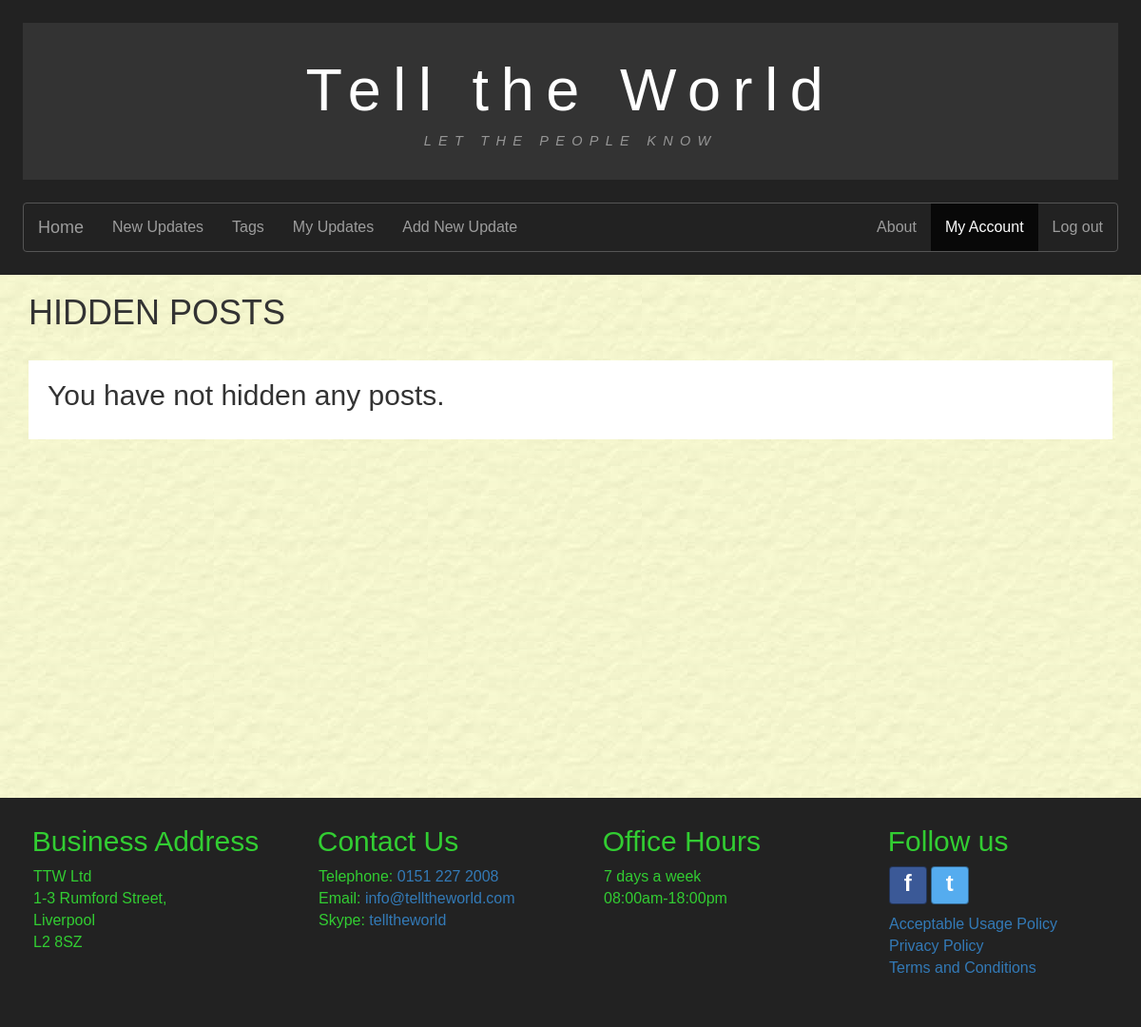
/hiddenposts/?username=tody (signed in), run on an earlier commit of the app's database.
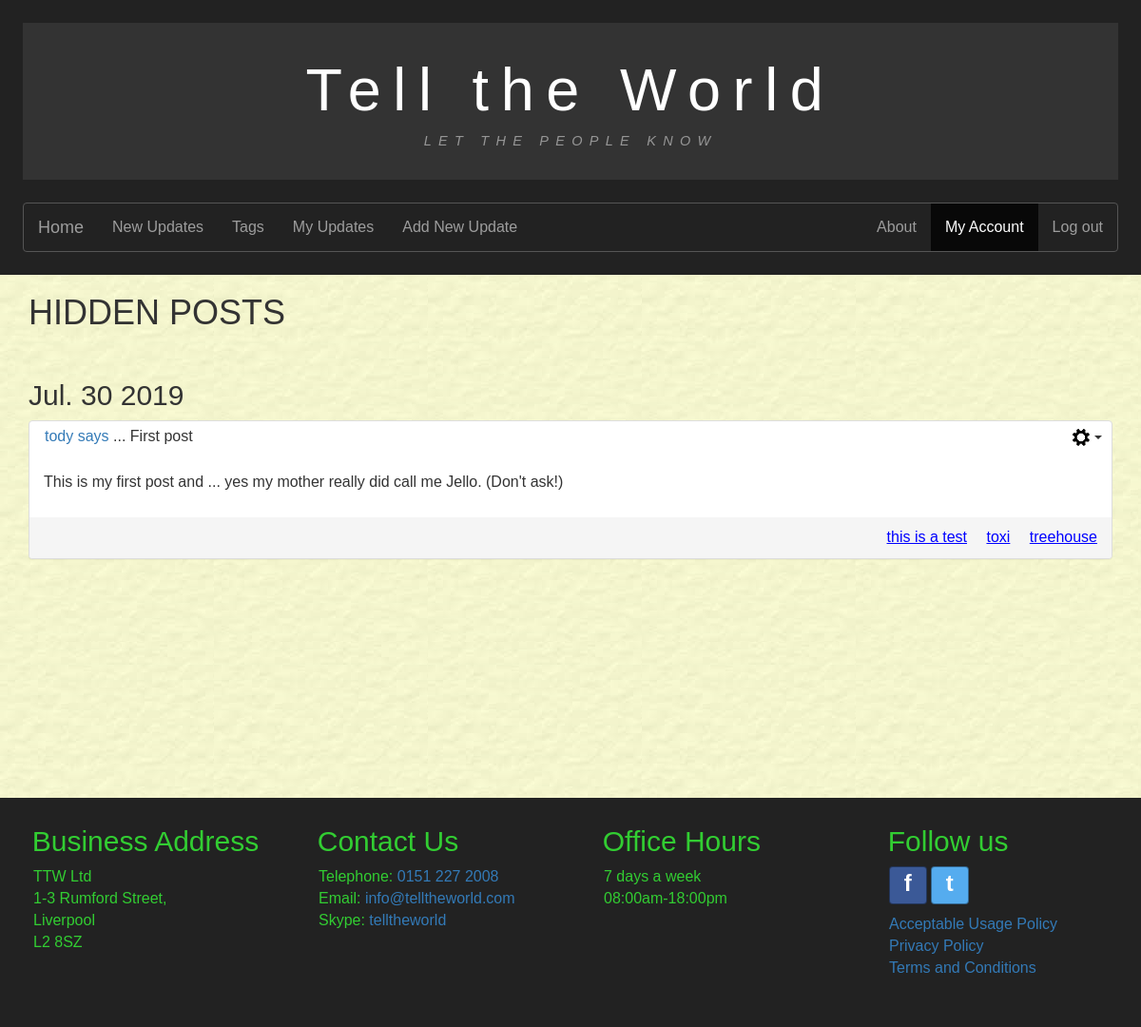
And on a later commit of the database.
### tellings/models.py (models this page shows, shortened)
class HiddenPost(models.Model):
    postID = models.ForeignKey(UserPost, on_delete=models.CASCADE, db_column='postID')
    hideFrom = models.ForeignKey(settings.AUTH_USER_MODEL, on_delete=models.CASCADE,
                             db_column='hideFrom')
    class Meta:
        verbose_name = "HiddenPost"
        verbose_name_plural = "HiddenPosts"

class UserPost(models.Model):
    postID = models.AutoField(primary_key=True, db_column='postID')
    user = models.ForeignKey(settings.AUTH_USER_MODEL, on_delete=models.CASCADE,
                             db_column='user')
    dateOfPost = models.DateTimeField()
    postTitle = models.CharField(max_length=35)
    postText = models.CharField(max_length=255)
    dateOfEdit = models.DateTimeField(null=True, blank=True)
    @property
    def post_tags(self):
        tagmaps = Tagmap.objects.filter(postID=self.postID)
        tagList = sorted([tag.tagID.tagName for tag in tagmaps])
        return tagList
    class Meta:
        verbose_name = "UserPost"
        verbose_name_plural = "UserPosts"

class Tag(models.Model):
    tagID = models.AutoField(primary_key=True, db_column='tagID')
    tagName = models.CharField(max_length=15)
    class Meta:
        ordering = ['tagName']
        verbose_name = "Tag"
        verbose_name_plural = "Tags"

### tellings/views.py (the view)
# urls.py: path('hiddenposts/', HiddenPostListView.as_view(), name='hiddenposts'),
class HiddenPostListView(LoginRequiredMixin, generic.ListView):
    model = HiddenPost
    template_name = "tellings/hiddenpost_list.html"
    paginate_by = 20
    http_method_names = ['get']
    def get_queryset(self):
        current_user = self.request.user
        blockedPosts = self.get_blockedPosts_list()
        qs = super().get_queryset()
        if self.request.method == 'GET' and 'username' in self.request.GET:
            username_val = self.request.GET.get('username')
            if User.objects.filter(username=username_val).exists():
                userToBlock = User.objects.get(username=username_val)
                return qs.filter(postID__user=userToBlock, hideFrom=current_user).exclude(postID__in=blockedPosts).order_by('-postID__dateOfPost')
            else:
                return qs.filter(hideFrom=current_user).exclude(postID__in=blockedPosts).order_by('-postID__dateOfPost')
        else:
            return qs.filter(hideFrom=current_user).exclude(postID__in=blockedPosts).order_by('-postID__dateOfPost')
    def blockedUsers(self):
        current_user = self.request.user
        blockedUsers = BlockedUser.objects.filter(blockedBy=current_user)
        return [blocked.blockedUser for blocked in blockedUsers]
    def userBlockedBy(self):
        current_user = self.request.user
        blockedBy = BlockedUser.objects.filter(blockedUser=current_user)
        return [blocked.blockedBy for blocked in blockedBy]
    def get_blockedPosts_list(self):
        blockedUsers = self.blockedUsers()
        blockedBy = self.userBlockedBy()
        blockedList = list(set().union(blockedUsers, blockedBy))
        blockedPosts = []
        if blockedList:
            posts =  UserPost.objects.filter(user__in=blockedList)
            blockedPosts = [post for post in posts]
        return blockedPosts

### tellings/templates/tellings/hiddenpost_list.html (shortened to what this page needs)
{% extends 'tellings/base.html' %}
{% block content %}
<div class="container-fluid main-content">
  <main class="container">
    <header>
      <h1>HIDDEN POSTS</h1>
    </header>
    {% if hiddenpost_list %}
      {% load static %}
      {% regroup hiddenpost_list by postID.dateOfPost|date:"M. d Y" as ordered_post_list  %}
      {% for mypost in ordered_post_list %}
      <article>
        <h2 class="date-grouper">{{ mypost.grouper }}</h2>
        <div class="panel-group">
          {% for item in mypost.list %}
          <div class="panel panel-default" id="panel_post_{{ item.postID.postID }}">
            <div class="panel-header hiddenposts-panel-header align_between">
              <div class="panel-postTitle align-panel-footer-text-left">
                <p><a href="{% url 'tellings:hiddenposts' %}?username={{ item.postID.user }}" name="{{ item.postID.user }}">
                  {{ item.postID.user }} says</a> ... {{ item.postID.postTitle }}
                </p>
              </div>
              <div class="btn-group align-panel-footer-text-right">
                <button type="button" class="btn dropdown-toggle post-cog-btn" data-toggle="dropdown" aria-haspopup="true" aria-expanded="false">
                  <img src="{% static 'tellings/imgs/settings_cog.png' %}" alt="">
                  <span class = "caret"></span>
                </button>
              </div>
            </div>
            <div>
              <div class="panel-body">
                <p id="text_post_{{ item.postID.postID }}">{{ item.postID.postText }}</p>
              </div>
            </div>
            <div class="panel-footer align_between">
              <span class="align-panel-footer-text-left last-edited-text">
              </span>
                <span class="align-panel-footer-text-right">
              {% for tag in item.postID.post_tags %}
                <span class="false-link tagLink">{{ tag }}</span>
              {% endfor %}
              </span>
            </div>
          </div>
          {% endfor %}
        </div>
      </article>
      {% endfor %}
    {% else %}
    <div class="row white-inner-container">
      <h2>You have not hidden any posts.</h2>
    </div>
    {% endif %}
  </main>
</div>
{% endblock %}

### tellings/templates/tellings/base.html (shortened to what this page needs)
<!DOCTYPE html>
<html lang="en">
<head>
{% load static %}
  <link rel="stylesheet" href="{% static 'tellings/css/bootstrap.min.css' %}">
  <link rel="stylesheet" href="{% static 'tellings/css/bootstrap-tagsinput.css' %}">
  <link rel="stylesheet" href="{% static 'tellings/css/style.css' %}">
</head>
<body>
  <header class="page-banner">
    <div class="jumbotron jumbotron-fluid">
      <h1>Tell the World</h1>
      <p>LET THE PEOPLE KNOW</p>
    </div>
    <nav class="navbar navbar-inverse">
      {% include "tellings/includes/navbar.html" %}
    </nav>
  </header>
  {% block content %}{% endblock %}
  <footer class="footer footerDivs">
    {% include "tellings/includes/footerContents.html" %}
  </footer>
</body>
</html>

### tellings/templates/tellings/includes/navbar.html (shortened to what this page needs)
  <div class="navbar-header">
    <a class="navbar-brand" href="{% url 'tellings:index' %}">Home</a>
  </div>
  <div class="collapse navbar-collapse" id="navbar-collapse-1">
    <ul class="nav navbar-nav">
      {% if user.is_authenticated %}
      <li class="nav-item">
        <a class="nav-link" href="{% url 'tellings:newupdates' %}">New Updates</a>
      </li>
      <li class="nav-item">
        <a class="nav-link" href="{% url 'tellings:tags' %}">Tags</a>
      </li>
      <li class="nav-item">
        <a class="nav-link" href="{% url 'tellings:myupdates' %}">My Updates</a>
      </li>
      <li class="nav-item">
        <a class="nav-link" id="addUpdateBtn" href="javascript:void(0);">Add New Update</a>
      </li>
      {% endif %}
    </ul>
    <ul class="nav navbar-nav navbar-right">
      <li class="dropdown">
        <a class="dropdown-toggle" data-toggle="dropdown" href="#">About</a>
      {% if user.is_authenticated %}
      <li class="dropdown">
        <a class="dropdown-toggle" data-toggle="dropdown" href="#">My Account</a>
      </li>
      <li class="nav-item">
        <a href="{% url 'logout' %}" onclick="return $.confirm_logout();">Log out</a>
      </li>
      {% endif %}
    </ul>
</div>

### tellings/templates/tellings/includes/pagination.html (shortened to what this page needs)
{% block pagination %}
{% if is_paginated %}
{% load my_tags %}
{% endif %}
{% endblock %}

### tellings/templates/tellings/includes/footerContents.html (shortened to what this page needs)
  <div class="col-sm-3 footerDivs">
    <h2>Business Address</h2>
    <p>TTW Ltd<br />1-3 Rumford Street,<br /> Liverpool <br />L2 8SZ</p>
  </div>
  <div class="col-sm-3 footerDivs">
    <h2>Contact Us</h2>
    <p>
       Telephone: <a href="tel:01512272008">0151 227 2008</a><br />
       Email: <a href="mailto:info@telltheworld.com?Subject=Website%20contact" target="_top">info@telltheworld.com</a><br />
       Skype: <a href="skype:telltheworld?call">telltheworld</a>
	  </p>
  </div>
  <div class="col-sm-3 footerDivs">
    <h2>Office Hours</h2>
    <p>7 days a week<br />08:00am-18:00pm</p>
  </div>
  <div class="col-sm-3 footerDivs">
    <h2>Follow us</h2>
    <div>
      <p>
        <a class="btn btn-icon btn-facebook" href="https://www.facebook.com/westernapproachesHQ/">f</a>
        <a class="btn btn-icon btn-twitter" href="https://twitter.com/WestApproaches">t</a>
      </p>
    </div>
    <div>
      <p>
        <a href="{% url 'tellings:acceptableusage' %}">Acceptable Usage Policy</a><br />
        <a href="{% url 'tellings:privacypolicy' %}">Privacy Policy</a><br />
        <a href="{% url 'tellings:termsandconditions' %}">Terms and Conditions</a>
      </p>
    </div>
  </div>

### tellings/static/tellings/css/style.css (style rules this page uses)
* { color: #333333; font-family: Arial, Helvetica, sans-serif; font-size: 16px; margin: 0; padding: 0; }
.page-banner { background-color: #222222; padding: 1.5em; }
.jumbotron { background-color: #333333; font-weight: bold; margin-bottom: 1.5em; padding: 1em; text-align: center; }
.jumbotron h1 { color: #ffffff; font-family: Arial, Helvetica, sans-serif; letter-spacing: .2em; }
.jumbotron p { color: #969696; font-size: calc(0.875em + (0.75) * ((100vw - 18.75em)/1300)); font-style: italic; letter-spacing: .5em; line-height: calc(1.3em + (0.3) * ((100vw - 18.75em)/1300)); }
.navbar { border-color: #555555; margin: 0; }
.container-fluid { margin: 0; padding-left: 0; padding-right: 0; }
.main-content { min-height: 34.375em; }
.date-grouper { padding-top: 1em; }
.align_between { display: flex; justify-content: space-between; }
.panel-body p { word-wrap: break-word; }
.hiddenposts-panel-header { padding: .5em 0 0 1em; }
.panel-header { padding-top: 0.3125em; }
.align-panel-footer-text-left { text-align: left; }
.align-panel-footer-text-right { text-align: right; }
.footer { clear: both; overflow-y: auto; position: relative; margin: 0; }
.footer h2 { padding-top: 0.3em; padding-left: 0.625em; }
.footer p { color: #32CD32; padding-left: 1.25em; }
.footerDivs { color:#32CD32; padding-bottom: 1.25em; background-color:#222222; margin:0; }
.tagLink { padding-left: 1em; }
.btn-icon { position: relative; padding: 0; color: #FFF; height: 1.65em; width: 1.65em; font-size: 1.5em; font-weight: bold; }
.btn-facebook { background-color:#3B5997; border-color:rgba(0,0,0,0.4); }
.btn-twitter { background-color:#55ACEF; border-color:rgba(0,0,0,0.4); }
.post-cog-btn { padding: 0 0.625em 0 0.625em; background-color: white; }
.false-link { color: blue; text-decoration: underline; }
.last-edited-text { font-size: 0.8em; font-style: italic; }

What changed in the data, as far as the page shows it:
added HiddenPost: postID.user "tody", postID.postTitle "First post", postID.postText "This is my first post and ... yes my mother really did call me Jello. (Don't ask!)"
now on this page (row unchanged): Tag: post_tags "this is a test"
now on this page (row unchanged): Tag: post_tags "toxi"
now on this page (row unchanged): Tag: post_tags "treehouse"
Also different on the page:
new list line: "Jul. 30 2019"
text no longer shown: "You have not hidden any posts."
